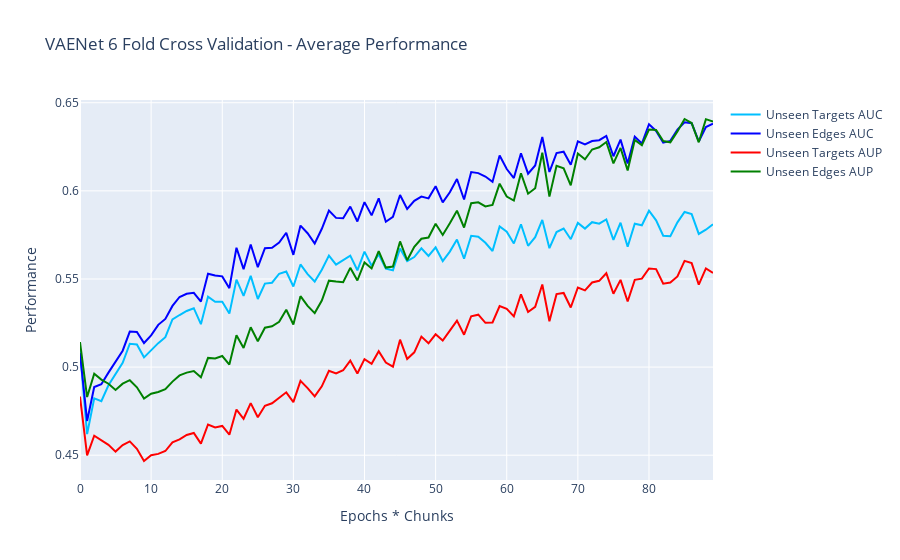

The notebook cell this image was saved under:
### Code cell
fig = go.Figure()

x_list = [x for x in range(len(averaged_results['val_auc_ut']))]

fig.add_trace(go.Scatter(x = x_list,
                             y = (averaged_results['val_auc_ut'] / 6).ravel(),
                             mode = 'lines',
                             name = 'Unseen Targets AUC',
                             line_color = 'deepskyblue'),
             )

fig.add_trace(go.Scatter(x = x_list,
                             y = (averaged_results['val_auc_ue'] / 6).ravel(),
                             mode = 'lines',
                             name = 'Unseen Edges AUC',
                             line_color = 'blue'),
             )

fig.add_trace(go.Scatter(x = x_list,
                             y = (averaged_results['val_aup_ut'] / 6).ravel(),
                             mode = 'lines',
                             name = 'Unseen Targets AUP',
                             line_color = 'red'),
             )

fig.add_trace(go.Scatter(x = x_list,
                             y = (averaged_results['val_aup_ue'] / 6).ravel(),
                             mode = 'lines',
                             name = 'Unseen Edges AUP',
                             line_color = 'green'),
             )

fig.update_layout(title_text = "VAENet 6 Fold Cross Validation - Average Performance", 
                  xaxis_title_text = 'Epochs * Chunks',
                  yaxis_title_text = 'Performance',
                  showlegend = True)

fig.show()
fig.write_html('./KF/averaged_performance.html')
